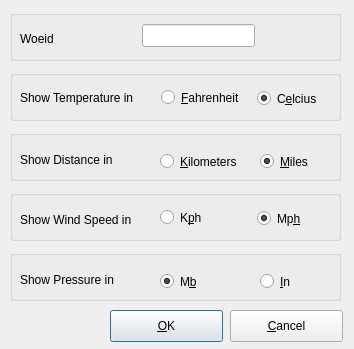
<?xml version="1.0" encoding="UTF-8"?>
<ui version="4.0">
 <class>Dialog</class>
 <widget class="QDialog" name="Dialog">
  <property name="geometry">
   <rect>
    <x>0</x>
    <y>0</y>
    <width>354</width>
    <height>349</height>
   </rect>
  </property>
  <property name="windowTitle">
   <string>Configure</string>
  </property>
  <widget class="QGroupBox" name="groupBoxDistance">
   <property name="geometry">
    <rect>
     <x>10</x>
     <y>130</y>
     <width>331</width>
     <height>51</height>
    </rect>
   </property>
   <property name="title">
    <string/>
   </property>
   <widget class="QRadioButton" name="radioButtonKm">
    <property name="geometry">
     <rect>
      <x>150</x>
      <y>20</y>
      <width>91</width>
      <height>23</height>
     </rect>
    </property>
    <property name="text">
     <string>&amp;Kilometers</string>
    </property>
   </widget>
   <widget class="QRadioButton" name="radioButtonMi">
    <property name="geometry">
     <rect>
      <x>250</x>
      <y>20</y>
      <width>83</width>
      <height>23</height>
     </rect>
    </property>
    <property name="text">
     <string>&amp;Miles</string>
    </property>
    <property name="checked">
     <bool>true</bool>
    </property>
   </widget>
   <widget class="QLabel" name="labelDistance">
    <property name="geometry">
     <rect>
      <x>10</x>
      <y>20</y>
      <width>111</width>
      <height>20</height>
     </rect>
    </property>
    <property name="text">
     <string>Show Distance in</string>
    </property>
   </widget>
  </widget>
  <widget class="QGroupBox" name="groupBoxTemperature">
   <property name="geometry">
    <rect>
     <x>10</x>
     <y>70</y>
     <width>331</width>
     <height>51</height>
    </rect>
   </property>
   <property name="title">
    <string/>
   </property>
   <widget class="QRadioButton" name="radioButtonFahrenheit">
    <property name="geometry">
     <rect>
      <x>151</x>
      <y>16</y>
      <width>91</width>
      <height>23</height>
     </rect>
    </property>
    <property name="text">
     <string>&amp;Fahrenheit</string>
    </property>
   </widget>
   <widget class="QLabel" name="labelTemperature">
    <property name="geometry">
     <rect>
      <x>10</x>
      <y>18</y>
      <width>131</width>
      <height>20</height>
     </rect>
    </property>
    <property name="text">
     <string>Show Temperature in</string>
    </property>
   </widget>
   <widget class="QRadioButton" name="radioButtonCelcius">
    <property name="geometry">
     <rect>
      <x>247</x>
      <y>17</y>
      <width>83</width>
      <height>23</height>
     </rect>
    </property>
    <property name="text">
     <string>C&amp;elcius</string>
    </property>
    <property name="checked">
     <bool>true</bool>
    </property>
   </widget>
  </widget>
  <widget class="QGroupBox" name="groupWoeid">
   <property name="geometry">
    <rect>
     <x>10</x>
     <y>10</y>
     <width>331</width>
     <height>51</height>
    </rect>
   </property>
   <property name="title">
    <string/>
   </property>
   <widget class="QLineEdit" name="lineEditWoeid">
    <property name="geometry">
     <rect>
      <x>132</x>
      <y>14</y>
      <width>113</width>
      <height>23</height>
     </rect>
    </property>
    <property name="maxLength">
     <number>8</number>
    </property>
   </widget>
   <widget class="QLabel" name="labelId">
    <property name="geometry">
     <rect>
      <x>10</x>
      <y>20</y>
      <width>101</width>
      <height>17</height>
     </rect>
    </property>
    <property name="toolTip">
     <string/>
    </property>
    <property name="whatsThis">
     <string/>
    </property>
    <property name="text">
     <string>Woeid </string>
    </property>
   </widget>
  </widget>
  <widget class="QPushButton" name="pushButtonOk">
   <property name="geometry">
    <rect>
     <x>110</x>
     <y>310</y>
     <width>113</width>
     <height>32</height>
    </rect>
   </property>
   <property name="text">
    <string>&amp;OK</string>
   </property>
  </widget>
  <widget class="QPushButton" name="pushButtonCancel">
   <property name="geometry">
    <rect>
     <x>230</x>
     <y>310</y>
     <width>113</width>
     <height>32</height>
    </rect>
   </property>
   <property name="text">
    <string>&amp;Cancel</string>
   </property>
  </widget>
  <widget class="QGroupBox" name="groupWind">
   <property name="geometry">
    <rect>
     <x>10</x>
     <y>190</y>
     <width>331</width>
     <height>51</height>
    </rect>
   </property>
   <property name="title">
    <string/>
   </property>
   <widget class="QRadioButton" name="radioButtonKph">
    <property name="geometry">
     <rect>
      <x>150</x>
      <y>16</y>
      <width>83</width>
      <height>23</height>
     </rect>
    </property>
    <property name="text">
     <string>K&amp;ph</string>
    </property>
   </widget>
   <widget class="QLabel" name="labelWind">
    <property name="geometry">
     <rect>
      <x>10</x>
      <y>20</y>
      <width>131</width>
      <height>20</height>
     </rect>
    </property>
    <property name="text">
     <string>Show Wind Speed in</string>
    </property>
   </widget>
   <widget class="QRadioButton" name="radioButtonMph">
    <property name="geometry">
     <rect>
      <x>247</x>
      <y>17</y>
      <width>83</width>
      <height>23</height>
     </rect>
    </property>
    <property name="text">
     <string>Mp&amp;h</string>
    </property>
    <property name="checked">
     <bool>true</bool>
    </property>
   </widget>
  </widget>
  <widget class="QGroupBox" name="groupBoxPressure">
   <property name="geometry">
    <rect>
     <x>10</x>
     <y>250</y>
     <width>331</width>
     <height>51</height>
    </rect>
   </property>
   <property name="title">
    <string/>
   </property>
   <widget class="QRadioButton" name="radioButtonIn">
    <property name="geometry">
     <rect>
      <x>250</x>
      <y>20</y>
      <width>83</width>
      <height>23</height>
     </rect>
    </property>
    <property name="text">
     <string>&amp;In</string>
    </property>
   </widget>
   <widget class="QLabel" name="labelPressure">
    <property name="geometry">
     <rect>
      <x>10</x>
      <y>20</y>
      <width>111</width>
      <height>20</height>
     </rect>
    </property>
    <property name="text">
     <string>Show Pressure in</string>
    </property>
   </widget>
   <widget class="QRadioButton" name="radioButtonMb">
    <property name="geometry">
     <rect>
      <x>150</x>
      <y>20</y>
      <width>83</width>
      <height>23</height>
     </rect>
    </property>
    <property name="text">
     <string>M&amp;b</string>
    </property>
    <property name="checked">
     <bool>true</bool>
    </property>
   </widget>
  </widget>
 </widget>
 <tabstops>
  <tabstop>lineEditWoeid</tabstop>
  <tabstop>radioButtonFahrenheit</tabstop>
  <tabstop>radioButtonCelcius</tabstop>
  <tabstop>radioButtonKm</tabstop>
  <tabstop>radioButtonMi</tabstop>
  <tabstop>radioButtonKph</tabstop>
  <tabstop>radioButtonMph</tabstop>
  <tabstop>radioButtonMb</tabstop>
  <tabstop>radioButtonIn</tabstop>
  <tabstop>pushButtonOk</tabstop>
  <tabstop>pushButtonCancel</tabstop>
 </tabstops>
 <resources/>
 <connections/>
</ui>
